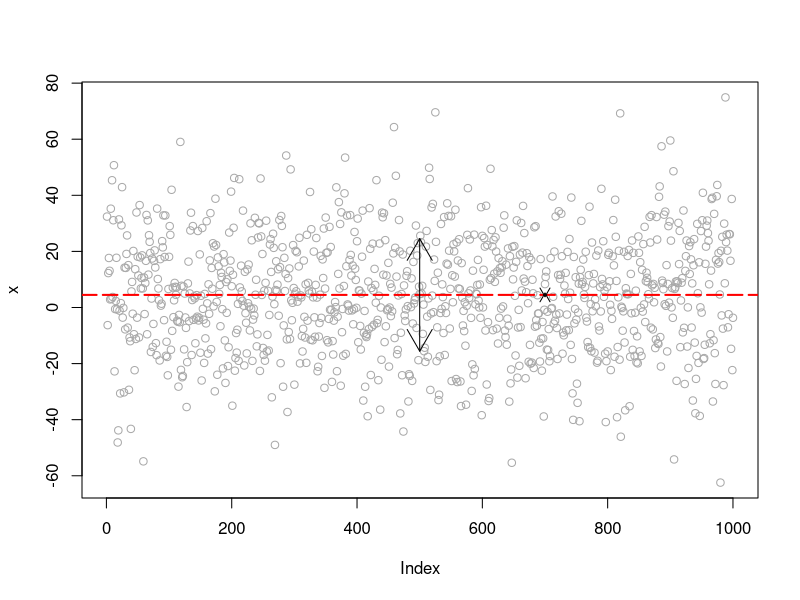
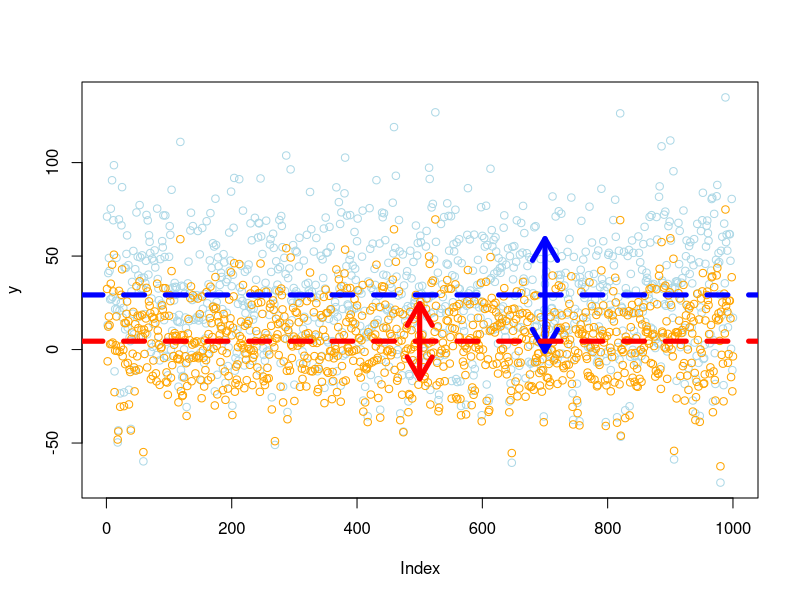
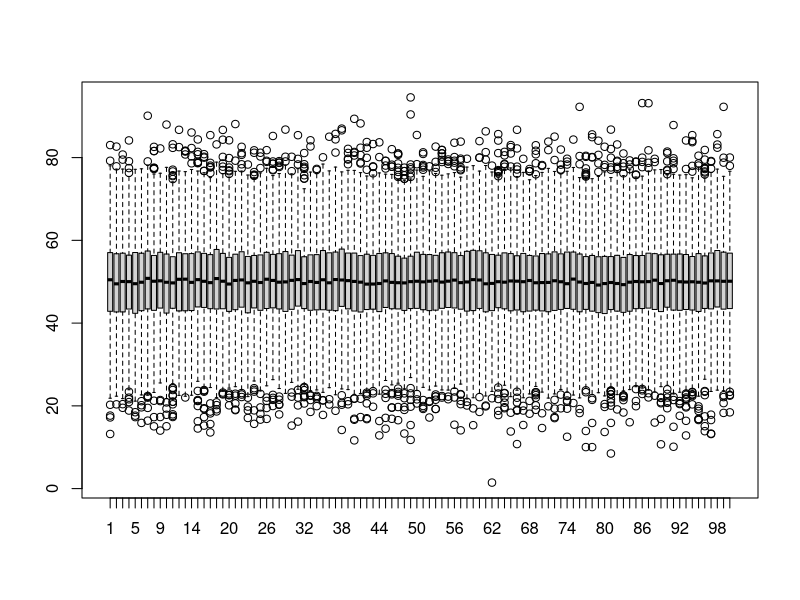

These figures' R source, in order:
install.packages("tidyverse")
library(tidyverse)

# zufaellige Daten generieren
set.seed(42)
x <- rnorm(n = 1000, mean = 5, sd = 20)

# Scatterplot
plot(x, col = "darkgrey")

# Mittelwert
abline(h = mean(x), lwd = 2, col = "red", lty = 5)

# Standardabweichung
arrows(x0 = 500, x1 = 500,
       y0 = mean(x) + sd(x),
       y1 = mean(x) - sd(x), code = 3)

# Standardfehler
se <- sd(x) / sqrt(length(x))


arrows(x0 = 700, x1 = 700,
       y0 = mean(x) - se,
       y1 = mean(x) + se,
       code = 3, length = .1, angle = 30)


set.seed(42)
y <-rnorm(n = 1000, mean = 30, sd = 30)


plot(y, col = "lightblue")
points(x, col = "orange")
arrows(x0 = 500, x1 = 500,
       y0 = mean(x) + sd(x),
       y1 = mean(x) - sd(x), code = 3, 
       col = "red", lwd = 5)
arrows(x0 = 700, x1 = 700,
       y0 = mean(y) + sd(y),
       y1 = mean(y) - sd(y), code = 3,
       col = "blue", lwd = 5)
abline(h = mean(x), col = "red", lwd = 5, lty = 2)
abline(h = mean(y), col = "blue", lwd = 5, lty = 2)



# Idee hinter dem Standardfehler illustriert

# unsere "Grundgesamtheit"
set.seed(2000)
gg <- rnorm(n = 1000000, mean = 50, sd = 10)

# samples
seeds <- c(1900:2000)
samples <- list()

# Liste mit Samples
for(i in 1:100) {
  set.seed(seeds[i])
  samples[[i]] <- sample(gg, 1000)
}

# wie unterscheiden sich die Samples?
boxplot(samples)

# Standardfehler: 
# Quadratwurzel aus Summe aus (sample mean - overall mean)^2
# (fuer jedes Sample) geteilt durch Zahl der Samples,
# also sqrt(sum(fuer jedes Sample: sample mean - overall mean)  /
# Anzahl der Samples)
(sapply(1:length(samples), 
       function(i) (mean(samples[[i]]) - 
                      mean(unlist(samples)))^2) / 100) %>%
  sum %>%
  sqrt

# zum Vergleich:
sd(samples[[1]]) / sqrt(length(samples[[1]]))
sd(samples[[5]]) / sqrt(length(samples[[1]]))
sd(samples[[10]]) / sqrt(length(samples[[1]]))
# etc.
